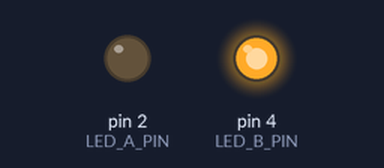
Bench run of a sketch on a simulated Arduino Uno, built with avr-gcc and run on an emulated ATmega328P. Shown: output pins drawn as LEDs (lit = HIGH).

Above: at 0.5 s.
At 2.0 s:
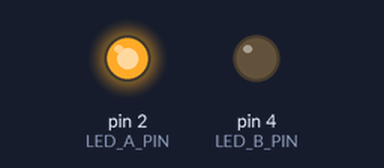
Timing chart, 0 to 5.3 s (numbered marks = the images above):
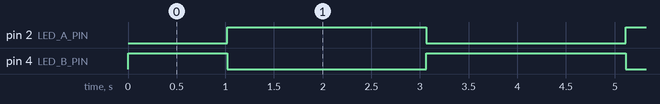

The sketch:

LEDshangshan.ino
```cpp
// ex06 警车双闪灯效 - 丝滑同步反相呼吸（长周期版）
#define LED_A_PIN 2
#define LED_B_PIN 4

// 呼吸参数（核心控制周期和丝滑度）
int brightness = 0;
int fadeStep = 1;          // 渐变步长，越小越丝滑
const int stepDelay = 8;  // 每步延时，越大周期越长，呼吸越慢

void setup() {
  pinMode(LED_A_PIN, OUTPUT);
  pinMode(LED_B_PIN, OUTPUT);
  // 初始状态：A灭，B亮
  analogWrite(LED_A_PIN, 0);
  analogWrite(LED_B_PIN, 255);
}

void loop() {
  // 1. 更新亮度值（0→255→0循环）
  brightness += fadeStep;

  // 2. 到达边界反转方向
  if (brightness <= 0 || brightness >= 255) {
    fadeStep = -fadeStep;
  }

  // 3. 核心：同步写入两个灯的PWM值，完全反相
  analogWrite(LED_A_PIN, brightness);
  analogWrite(LED_B_PIN, 255 - brightness);

  // 4. 延时控制周期，保证丝滑过渡
  delay(stepDelay);
}
```

Measured:
- by itself, pin 2 (LED_A_PIN), pin 4 (LED_B_PIN): alternates HIGH for 2.0 s and LOW for 2.0 s
